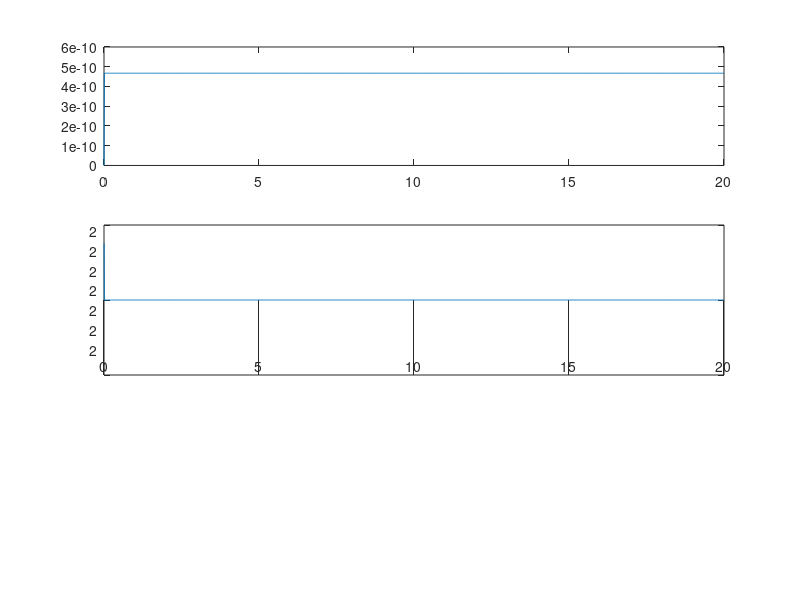

Source code (MATLAB):
% Solves the IVP for HW7 prob 2
% yExact is the analytical solution
% ybe is the solution obtained with Backward Euler
%

h = 0.01; % Step size
tend = 20;
tm=0:h:tend;
itr = length(tm);
x = zeros(1,itr);
y = zeros(1,itr);
% xd = -x -4*x*y/(1 + x^2); % xdot
% yd = x(1 -y/(1 + x^2)); % ydot

% x and y variable for Backward Euler Method
xbe = 1.1; % zeros(1,itr); 
ybe = 2.1; % zeros(1,itr);

% Initial vaules
x(1) = 0; y(1) = 2;
% x(2) = 0; y(2) = 2;

% Backward Euler equation
% x(n) = x(n-1) + h*xd(n);
% y(n) = y(n-1) + h*yd(n);

% Based of this IVP
% xd(n) = x(n-1) + h(-x(n) - 4*x(n)*y(n)/(1 + x(n)^2));
% y(n) = x(1 - y/(1 + x^2));

% x(n) = x(n-1) + h(-x(n) - 4*x(n)*y(n)/(1 + x(n)^2));
% y(n) = y(n-1) + h*x(n)*(1 - y/(1 + x(n)^2));

% which is equivalent to g(x(n),y(n)) = [0;0];

% Iterate through time using Backward Euler and Jacobian
epi = 10^-3;
norm_corr = 10; %dummy high number

for n = 2:itr
%     xbe = x(n-1);
    ybe = y(n-1);
    m = 1;
    while norm_corr > epi  
        % Non linear system
        G = [xbe*(1+h) + 4*h*xbe*ybe/(1+xbe^2) - x(n-1);
            -h*xbe + ybe + h*xbe*ybe/(1+xbe^2) - y(n-1)];
        % Jacobian
        Jxy = [1 + h + 4*h*ybe*(1-xbe^2)/(1+xbe^2)^2, 4*h*xbe/(1+xbe^2);
          -h + h*(1-xbe^2)/(1+xbe^2)^2, 1 + h*xbe/(1+xbe^2)];
        % correction
        corr = Jxy\-G;
        xbe =  xbe + corr(1);
        ybe =  ybe + corr(2);
        norm_corr = norm(corr);
        % continue itr if condition is not met
        m = m + 1;
    end
    % redifined xn and yn with the last itr of while loop info
    x(n) = xbe;
    y(n) = ybe;  
end
 
% Plot calculated xn and yn vs time
figure
subplot(3,1,1)
plot(tm,x)
subplot(3,1,2)
plot(tm,y)